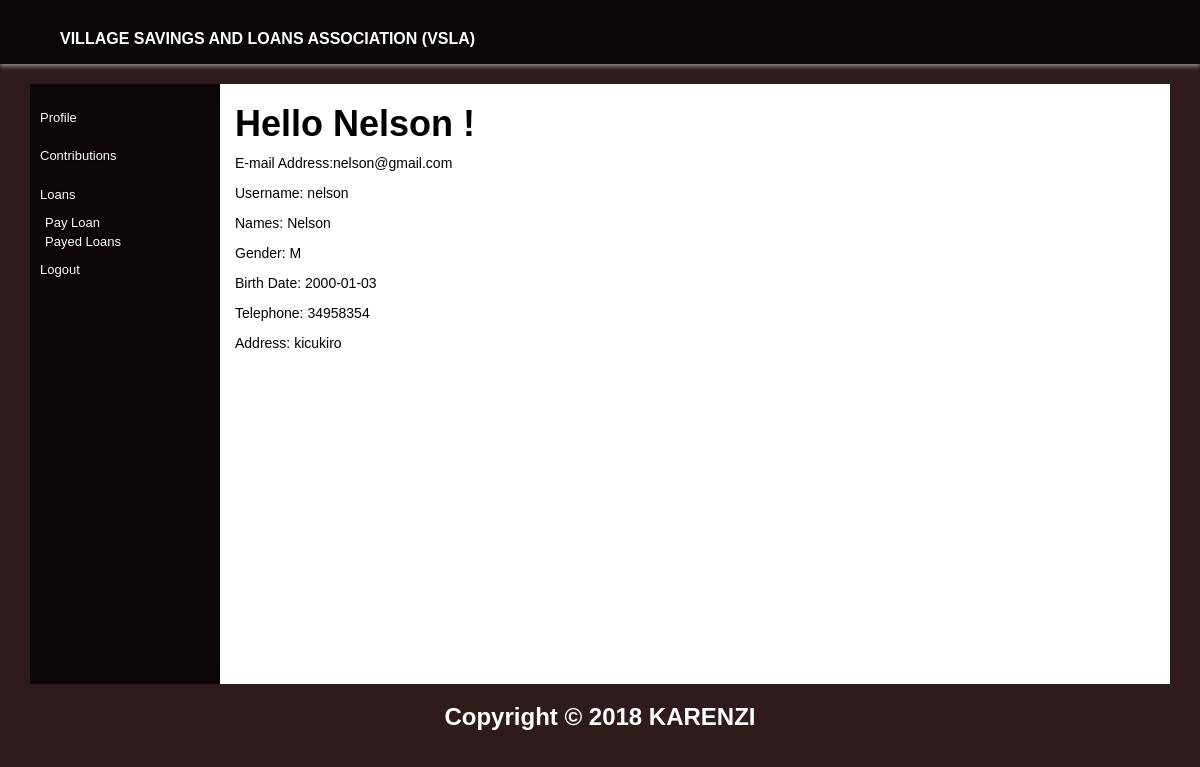
Screenshot of /?page=Mprofile (signed in) with the database file from the repository.
### tables this page shows
CREATE TABLE `member` (
  `member_id` int(10) NOT NULL,
  `name` varchar(50) NOT NULL,
  `bdate` date NOT NULL,
  `username` varchar(20) NOT NULL,
  `password` varchar(50) NOT NULL,
  `phone` int(10) NOT NULL,
  `address` varchar(255) NOT NULL,
  `email` varchar(50) NOT NULL,
  `gender` char(1) NOT NULL,
  `status` varchar(20) NOT NULL,
  `type` varchar(12) NOT NULL
);

### controllers/controller.php (called while the page is built, shortened)
<?php
require_once('models/model.php');
class Controller {
	protected $model;
	public function __construct() {
		$this->model = new Model();
	}
	public function Mprofile() {
			if (isset($_SESSION['username'])) {
			$username = $_SESSION['username'];
		$profile = $this->model->M_profile($username);
		}
		require_once 'views/member.php';
	}
}
?>

### models/member.php (called while the page is built, shortened)
<?php
require_once('database.php');
class Member {
	protected $database;
	public function __construct()
	{
		$this->database = new Db();
		$this->database->connect();
	}
public function M_profile($username) {
		$sql = "SELECT * FROM member where username = '$username'";
		$result = $this->database->execute($sql);
		return $result;
	}
}
?>

### models/model.php (called while the page is built, shortened)
<?php
require_once ('member.php');
class Model {
	protected $tests;
	public function __construct() {
		$this->tests = new Member();
	}
public function M_profile(&$username) {
		return $this->tests->M_profile($username);
	}
}
?>

### models/database.php (called while the page is built, shortened)
<?php
class Db {
protected $db_connection;
public function connect() {
	$this->db_connection = mysqli_connect(host,user,pass,database) or die(mysqli_error($this->db_connection));
}
public function execute($sql) {
	$query=mysqli_query($this->db_connection, $sql)  or die($sql.mysqli_error($this->db_connection));
		$result=array();
		if(preg_match("/^select/i", $sql)) { while($row=mysqli_fetch_assoc($query)) $result[]=$row; }
		return $result;
}
}
?>

### index.php (called while the page is built, shortened)
<?php
require_once('controllers/controller.php');
$controller = new Controller();
if(empty($_REQUEST['page'])) $page='index';
else $page = $_REQUEST['page'];
$controller->$page();
?>

### views/Mprofile.php (the view)
<?php foreach ($profile as $profile) {?>
<h1> Hello <?php echo $profile['name']; ?> ! </h1>
<section>
        <p>E-mail Address:<?php echo $profile['email']; ?> </p>
        <p>Username: <?php echo $profile['username']; ?></p>
        <p>Names: <?php echo $profile['name']; ?></p>
        <p>Gender: <?php echo $profile['gender']; ?></p>
         <p>Birth Date: <?php echo $profile['bdate']; ?></p>
          <p>Telephone: <?php echo $profile['phone']; ?></p>
        <p>Address: <?php echo $profile['address']; ?></p>
      </section><?php } ?>

### css/style.css (style rules this page uses)
body { font-family: 'Raleway', sans-serif; }
.hm-body { background-color: rgb(48,27,28); color: white; }
html, body { height: 100%; font-family:verdana,arial,sans-serif; color:#555555; }
h1,h2,h3 { font-weight:800; }

### rows the page displays
member: name "Nelson", email "nelson@gmail.com", username "nelson", gender "M", bdate "2000-01-03", phone "34958354", address "kicukiro"
